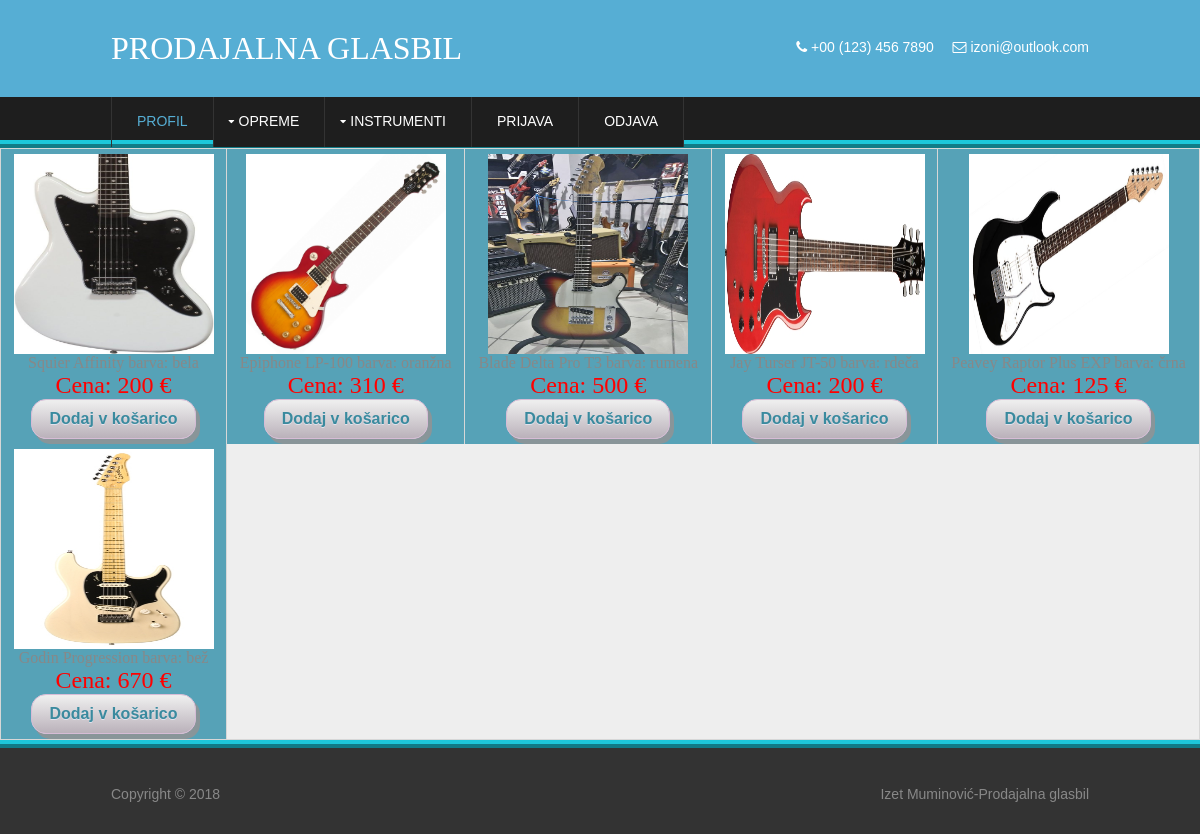
Screenshot of /elektricne.php with the database file from the repository.
### tables this page shows
CREATE TABLE `barve` (
  `id` int(11) NOT NULL,
  `ime` varchar(50) NOT NULL
);

CREATE TABLE `proizvajaleci` (
  `id` int(11) NOT NULL,
  `ime` varchar(50) NOT NULL
);

CREATE TABLE `modeli` (
  `id` int(11) NOT NULL,
  `proizvodjac_id` int(11) NOT NULL,
  `ime` varchar(50) NOT NULL,
  `tip_instrument_id` int(11) NOT NULL
);

CREATE TABLE `instrumenti` (
  `id` int(11) NOT NULL,
  `model_id` int(11) NOT NULL,
  `material_id` int(11) NOT NULL,
  `barva_id` int(11) NOT NULL,
  `leto_proiz` int(11) NOT NULL,
  `velicina` varchar(50) DEFAULT NULL,
  `garancija` int(11) NOT NULL,
  `cena_eur` int(11) NOT NULL,
  `kolicina` int(11) DEFAULT NULL,
  `opis` text
);

### elektricne.php (the view, shortened to what this page needs)
<?php include 'header.html';
 include 'connectdb.php';?>
<?php
$sql="SELECT i.id AS ide,m.ime AS mime,material.ime,p.ime AS pime,i.opis,i.cena_eur,i.garancija,b.ime AS bime,s.url FROM "
        . "barve b INNER JOIN instrumenti i ON i.barva_id=b.id INNER JOIN "
        . "modeli m ON i.model_id=m.id INNER JOIN proizvajaleci p ON m.proizvodjac_id=p.id "
        . "INNER JOIN material ON i.material_id=material.id "
        . "INNER JOIN slike s ON s.instrument_id=i.id INNER JOIN tip_instrumenata t ON m.tip_instrument_id=t.id "
        . "WHERE t.ime LIKE 'električna%';";
$slika= mysqli_query($link, $sql);
echo "<table id='instrumentTable' class='instrument'>";
$counter = 0;
while($row= mysqli_fetch_array($slika)){
    if($counter == 0){
        echo "<tr>";
    }
    $counter++;
    echo "<td align='center'><img style='height:200px;width:200px;background-size:cover;' src='".$row['url']."'>"
            . "<br>".$row['pime']." ".$row['mime']." ";
    echo $row['opis']." barva: ".$row['bime']."<br><span class='cenaText'>Cena: ".$row['cena_eur']." €</span><br>";
    echo "<button id='".$row['ide']."' class='kosarabutton' type='button'>Dodaj v košarico</button>";
    echo "</td>";
    if($counter == 5){
        echo "</tr>";
        $counter = 0;
    }
}
echo "</table>";
?>

### layout/styles/layout.css (style rules this page uses)
.row2 { border-bottom:1px solid; }
#header { padding:30px 0; }
#header h1 { margin:0; padding:0; font-size:32px; text-transform:uppercase; }
#header ul { margin-top:8px; }
#header li { display:inline-block; margin:0 15px 0 0; padding:0; }
#header li:last-child { margin:0; }
#copyright { padding:30px 0; }
#copyright p { margin:0; padding:0; }
nav ul, nav ol { margin:0; padding:0; list-style:none; }
#mainav .drop::after, #mainav li li .drop::after, #breadcrumb li a::after, .sidebar nav a::after { position:absolute; font-family:"FontAwesome"; font-size:10px; line-height:10px; }
#mainav li { display:inline-block; position:relative; float:left; margin:0; padding:0; }
#mainav li a { display:block; padding:15px 25px; border:solid; border-width:0 1px 0 0; text-transform:uppercase; }
#mainav ul:first-child li:first-child a { border-width:0 1px; }
#mainav .drop::after, #mainav li li .drop::after { content:"\f0d7"; }
#mainav .drop::after { top:20px; left:15px; }
table, th, td { border:1px solid; border-collapse:collapse; vertical-align:top; box-sizing:border-box; }
table, th { table-layout:auto; }
table { width:100%; margin-bottom:15px; }
th, td { padding:5px 8px; }
td { border-width:0 1px; }
body { color:#888888; background-color:#333333; }
a { color:#56AED4; }
.row1, .row1 a { color:#FFFFFF; background-color:#56AED4; }
.row2, .row2 a { color:#FFFFFF; background-color:#1E1E1E; }
.row2 { border-color:#333333; }
.row6, .row6 a { color:#888888; background-color:#333333; }
#mainav li a { color:#FFFFFF; border-color:#333333; }
#mainav .active a, #mainav a:hover, #mainav li:hover > a { color:#56AED4; background-color:inherit; }
table, th, td, #comments .avatar, #comments input, #comments textarea { border-color:#D7D7D7; }
tr, #comments li, #comments input[type="submit"], #comments input[type="reset"] { color:inherit; background-color:#FBFBFB; }
tr:nth-child(even), #comments li:nth-child(even) { color:inherit; background-color:#F7F7F7; }

### layout/styles/framework.css (style rules this page uses)
html { overflow-y:scroll; }
body { margin:0; padding:0; font-size:14px; line-height:1.4em; }
.nospace { margin:0; padding:0; list-style:none; }
.clear { display:block; }
.clear::before, .clear::after { display:table; content:""; }
.clear, .clear::after { clear:both; }
a { outline:none; text-decoration:none; }
.fl_left, .imgl { float:left; }
.fl_right, .imgr { float:right; }
img { width:auto; max-width:100%; height:auto; margin:0; padding:0; border:none; line-height:normal; vertical-align:middle; }
body, input, textarea, select { font-family:Verdana, Geneva, sans-serif; }
h1, h2, h3, h4, h5, h6, .heading { font-family:Georgia, "Times New Roman", Times, serif; }
h1, h2, h3, h4, h5, h6, .heading { margin:0 0 20px 0; font-size:22px; line-height:normal; font-weight:normal; }
.wrapper { display:block; width:100%; margin:0; padding:0; text-align:left; word-wrap:break-word; }
#topbar, #header, #mainav, #breadcrumb, #container, #footer, #copyright, .shoutbox { display:block; width:978px; margin:0 auto; }
address, article, aside, figcaption, figure, footer, header, main, nav, section { display:block; margin:0; padding:0; }

### elektricne.php (style rules this page uses)
table.instrument { font-family: Georgia, serif; outline: 8px ridge #1DC7DB; outline-offset: 0px; background-color: #EEEEEE; width: 100%; text-align: center; }
table.instrument td { background-color:56a2b7; }
.kosarabutton { -moz-box-shadow: 4px 5px 0px 0px #899599; -webkit-box-shadow: 4px 5px 0px 0px #899599; box-shadow: 4px 5px 0px 0px #899599; background:-webkit-gradient(linear, left top, left bottom, color-stop(0.05, #ededed), color-stop(1, #bab1ba)); background:-moz-linear-gradient(top, #ededed 5%, #bab1ba 100%); background:-webkit-linear-gradient(top, #ededed 5%, #bab1ba 100%); background:-o-linear-gradient(top, #ededed 5%, #bab1ba 100%); background:-ms-linear-gradient(top, #ededed 5%, #bab1ba 100%); background:linear-gradient(to bottom, #ededed 5%, #bab1ba 100%); filter:progid:DXImageTransform.Microsoft.gradient(startColorstr='#ededed', endColorstr='#bab1ba',GradientType=0); background-color:#ededed; -moz-border-radius:15px; -webkit-border-radius:15px; border-radius:15px; border:1px solid #d6bcd6; display:inline-block; cursor:pointer; color:#3a8a9e; font-family:Arial; font-size:16px; font-weight:bold; padding:10px 17px; text-decoration:none; text-shadow:0px 1px 0px #e1e2ed; }
.cenaText { color: red; font-size: 24px; }

### rows the page displays
barve: shows a picture, proizvajaleci.ime "Squier", modeli.ime "Affinity", ime "bela", instrumenti.cena_eur "200"
barve: shows a picture, proizvajaleci.ime "Epiphone", modeli.ime "LP-100", ime "oranžna", instrumenti.cena_eur "310"
barve: shows a picture, proizvajaleci.ime "Blade", modeli.ime "Delta Pro", instrumenti.opis "T3", ime "rumena", instrumenti.cena_eur "500"
barve: shows a picture, proizvajaleci.ime "Jay Turser", modeli.ime "JT-50", ime "rdeča", instrumenti.cena_eur "200"
barve: shows a picture, proizvajaleci.ime "Peavey", modeli.ime "Raptor", instrumenti.opis "Plus EXP", ime "črna", instrumenti.cena_eur "125"
barve: shows a picture, proizvajaleci.ime "Godin", modeli.ime "Progression", ime "bež", instrumenti.cena_eur "670"
